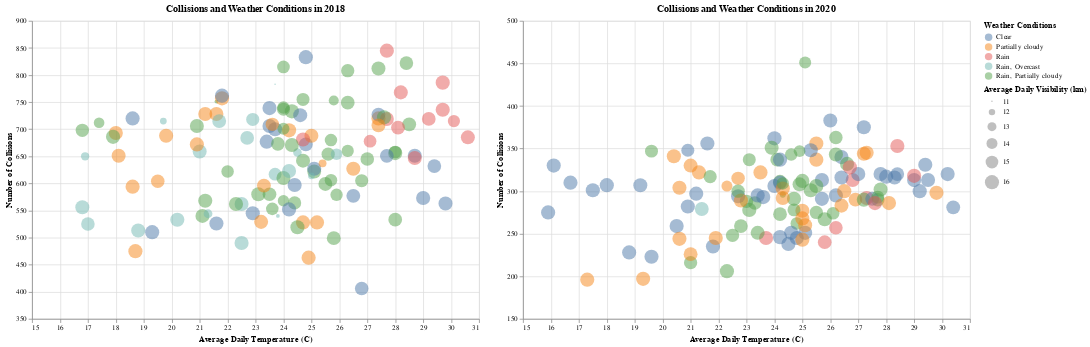

Notebook code for this chart:
### Code cell
# Chart for 2018
chart_2018 = alt.Chart(coll_weather_2018).mark_point(opacity=0.5, filled=True).encode(
    alt.X('temp:Q').title('Average Daily Temperature (C)').scale(domain=[15, 31]),
    alt.Size('visibility:Q').title('Average Daily Visibility (km)').scale(domain=[11, 16]),
    alt.Color('conditions').title('Weather Conditions'),
    alt.Y('collisions').title('Number of Collisions').scale(domain=[350, 900]),
).properties(
    title='Collisions and Weather Conditions in 2018',
    width=600,
    height=400
)

# Chart for 2020
chart_2020 = alt.Chart(coll_weather_2020).mark_point(opacity=0.5, filled=True).encode(
    alt.X('temp:Q').title('Average Daily Temperature (C)').scale(domain=[15, 31]),
    alt.Size('visibility:Q').title('Average Daily Visibility (km)').scale(domain=[11, 16]),
    alt.Color('conditions').title('Weather Conditions'),
    alt.Y('collisions').title('Number of Collisions').scale(domain=[150, 500]),
).properties(
    title='Collisions and Weather Conditions in 2020',
    width=600,
    height=400
)

# Display the charts side by side
chart_2018 | chart_2020
